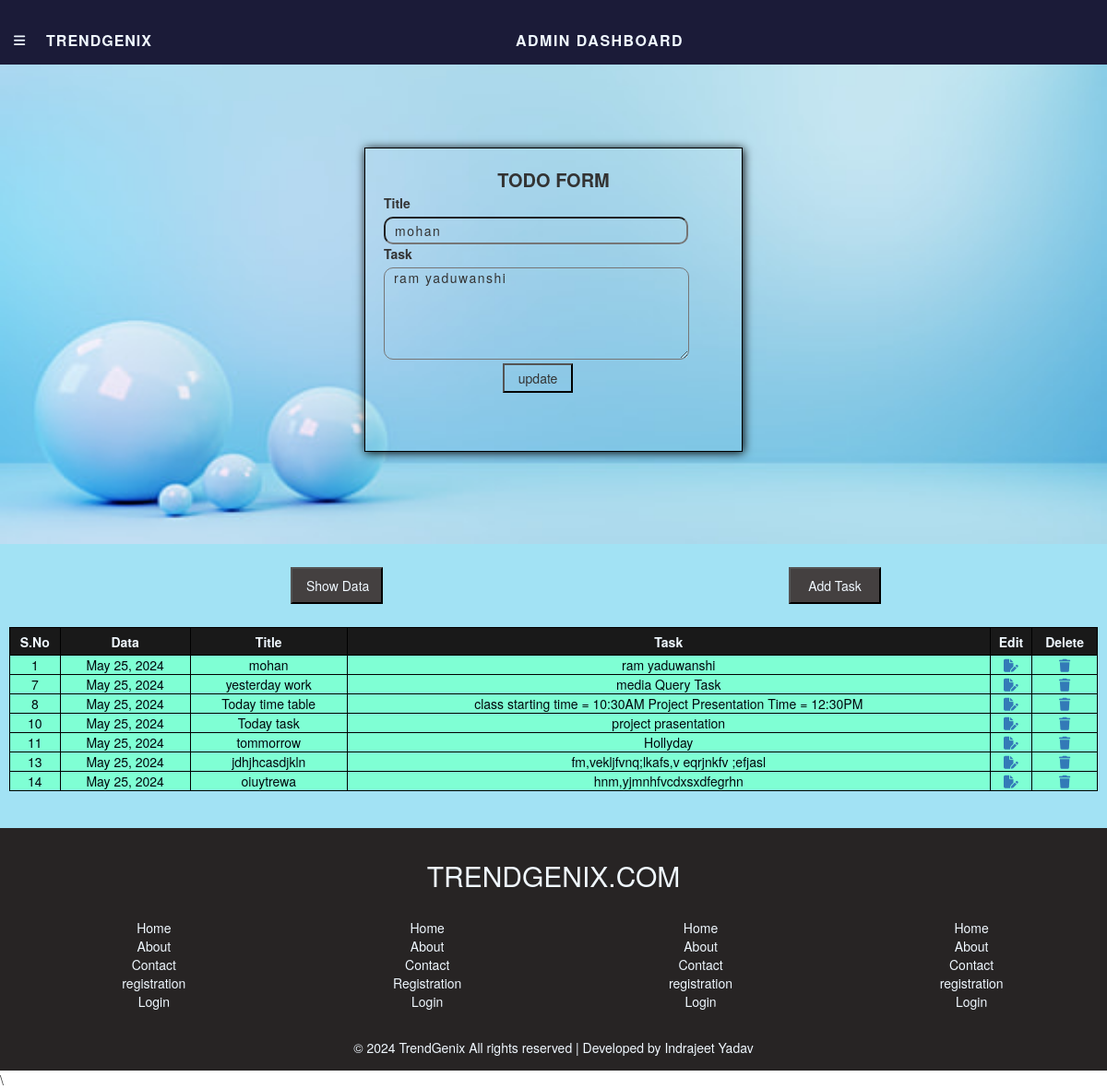
The page /edittodo/1/ on the database its author committed.
### app/models.py (models this page shows, shortened)
class Todolist(models.Model):
    Title=models.CharField(max_length=200)
    Task=models.TextField()
    Date=models.DateField(auto_now=True)
    Email=models.EmailField()

### app/views.py (the view)
# urls.py: path('edittodo/<int:pk>/',edittodo, name='edittodo'),
def edittodo(request, pk):
    data1=Todolist.objects.get(id=pk)
    email=data1.Email
    taskdata=Todolist.objects.filter(Email=email)
    data=RegistrationModel.objects.get(Email=email)
    return render(request, 'dashboard.html', {'admin_user':data, 'tododate':taskdata, 'taskobject':data1})

### app/templates/dashboard.html (shortened to what this page needs)
{% extends 'base.html' %}
{% block content%}
<div id="dashboard_Body">
    <div id="Admin_Todoform">
        {% if taskobject %}
        <div id="todoform_box">
            <form action="{% url 'updatedata' %}" method="post">
                <div style="text-align: center; font-weight: 600; font-size: 20px;">TODO FORM</div>
                <label for="">Title</label><br />
                <input type="text" name="title" value="{{taskobject.Title}}" id="titlefield" /><br />
                <label for="">Task</label><br />
                <textarea type="text" name="task" id="taskfield">{{taskobject.Task}}</textarea><br />
                <input type="submit" value="update" id="submitbtn" />
            </form>
        </div>
        {% endif %}
    </div>
    <div id="showdata_container">
        <div id="todotask_btn_container">
            <div id="showdata_btn">
                <form action="{% url 'showdata2' %}" method="post">
                    <input type="submit" value="Show Data" id="submitbtn" />
                </form>
            </div>
            <div id="showdata_btn">
                <form action="{% url 'todoform' %}" method="post">
                    <input type="submit"  value="Add Task" id="submitbtn" />
                </form>
            </div>
        </div>
        <table id="show_table">
            <thead id="datatable_head">
                <tr>
                    <th>S.No</th>
                    <th>Data</th>
                    <th>Title</th>
                    <th>Task</th>
                    <th>Edit</th>
                    <th>Delete</th>
                </tr>
            </thead>
            <tbody id="datatable_body">
                {% for i in tododate %}
                <tr>
                    <td>{{i.id}}</td>
                    <td>{{i.Date}}</td>
                    <td>{{i.Title}}</td>
                    <td>{{i.Task}}</td>
                    <td><a href="{% url 'edittodo' pk=i.id %}"><i class="fa-solid fa-file-pen"></i></a></td>
                    <td><a href="{% url 'delettodo' pk=i.id %}"><i class="fa-solid fa-trash"></i></a></td>
                </tr>
                {% endfor %}
            </tbody>
        </table>
    </div>
</div>
{% endblock %}

### app/static/css/style.css (style rules this page uses)
* { margin: 0px; padding: 0px; box-sizing: border-box; }
#dashboard_Body { width: 100%; height: auto; margin-top: -10px; }
#Admin_Todoform { width: 100%; height: auto; padding: 100px 20px; background-image: url('../image/register_background2.jpg'); background-size: 100% 100%; background-repeat: no-repeat; display: flex; justify-content: center; align-items: center; }
#todoform_box { width: 410px; height: 330px; border: 1px solid black; box-shadow: 1px 1px 10px black; padding: 20px 20px; }
#titlefield { width: 330px; height: 30px; border-radius: 10px; padding-left: 10px; background-color: transparent; letter-spacing: 1.5px; }
#taskfield { width: 90%; height: 100px; border-radius: 10px; padding-left: 10px; background-color: transparent; letter-spacing: 1.5px; }
#submitbtn { text-align: center; padding: 4px 15px; margin-left: 35%; background-color: transparent; }
#showdata_container { width: 100%; height: auto; padding: 40px 10px; background-color: rgb(162, 226, 244); }
#todotask_btn_container { width:100%; height: 50px; display: flex; justify-content: space-between; align-items: center; padding: 3px 50px; }
#show_table { width: 100%; height: auto; }
#datatable_head tr th { border: 1px solid black; height: 30px; text-align: center; background-color: rgb(25, 25, 25); color: aliceblue; }
#datatable_body tr td { border: 1px solid black; min-height: 35px; max-height: auto; text-align: center; background-color: aquamarine; color: rgb(1, 7, 12); }
#showdata_btn { width: 100%; height: 40px; padding: 10px 0px; display: flex; justify-content: center; align-items: center; margin-bottom: 40px; }
#showdata_btn #submitbtn { width: 100px; height: 40px; background-color: rgb(68, 64, 64); text-align: center; color: aliceblue; }

### app/static/css/registration.css (style rules this page uses)
body { margin-top:20px; background-color: #f1f3f7; }
a { text-decoration: none!important; }

### rows shown on the page
Todolist: title "mohan", task "ram yaduwanshi", id "1", Date "May 25, 2024", Title "mohan", Task "ram yaduwanshi"
Todolist: id "7", Date "May 25, 2024", Title "yesterday work", Task "media Query Task"
Todolist: id "8", Date "May 25, 2024", Title "Today time table", Task "class starting time = 10:30AM Project Presentation Time = 12:30PM"
Todolist: id "10", Date "May 25, 2024", Title "Today task", Task "project prasentation"
Todolist: id "11", Date "May 25, 2024", Title "tommorrow", Task "Hollyday"
Todolist: id "13", Date "May 25, 2024", Title "jdhjhcasdjkln", Task "fm,vekljfvnq;lkafs,v eqrjnkfv ;efjasl"
Todolist: id "14", Date "May 25, 2024", Title "oiuytrewa", Task "hnm,yjmnhfvcdxsxdfegrhn"
